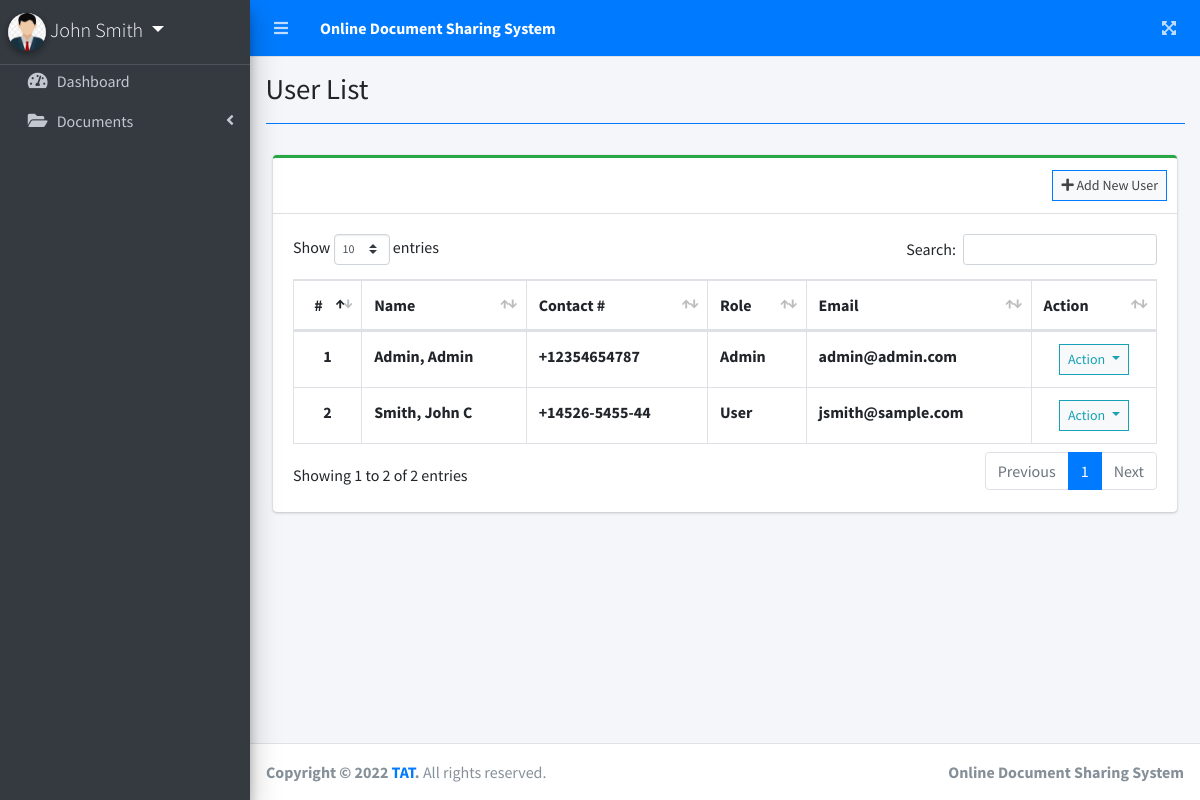
Screenshot of /index.php?page=user_list (signed in) with the database file from the repository.
### tables this page shows
CREATE TABLE `users` (
  `id` int(30) NOT NULL,
  `firstname` varchar(200) NOT NULL,
  `lastname` varchar(200) NOT NULL,
  `middlename` varchar(200) NOT NULL,
  `contact` varchar(100) NOT NULL,
  `address` text NOT NULL,
  `email` varchar(200) NOT NULL,
  `password` text NOT NULL,
  `type` tinyint(1) NOT NULL DEFAULT 2 COMMENT '1=Admin,2= users',
  `avatar` text NOT NULL,
  `date_created` datetime NOT NULL DEFAULT current_timestamp()
);

### user_list.php (the view, shortened to what this page needs)
<?php include'db_connect.php' ?>
<div class="col-lg-12">
	<div class="card card-outline card-success">
		<div class="card-header">
			<div class="card-tools">
				<a class="btn btn-block btn-sm btn-default btn-flat border-primary" href="./index.php?page=new_user"><i class="fa fa-plus"></i> Add New User</a>
			</div>
		</div>
		<div class="card-body">
			<table class="table tabe-hover table-bordered" id="list">
				<thead>
					<tr>
						<th class="text-center">#</th>
						<th>Name</th>
						<th>Contact #</th>
						<th>Role</th>
						<th>Email</th>
						<th>Action</th>
					</tr>
				</thead>
				<tbody>
					<?php
					$i = 1;
					$type = array('',"Admin","User");
					$qry = $conn->query("SELECT *,concat(lastname,', ',firstname,' ',middlename) as name FROM users order by concat(lastname,', ',firstname,' ',middlename) asc");
					while($row= $qry->fetch_assoc()):
					?>
					<tr>
						<th class="text-center"><?php echo $i++ ?></th>
						<td><b><?php echo ucwords($row['name']) ?></b></td>
						<td><b><?php echo $row['contact'] ?></b></td>
						<td><b><?php echo $type[$row['type']] ?></b></td>
						<td><b><?php echo $row['email'] ?></b></td>
						<td class="text-center">
							<button type="button" class="btn btn-default btn-sm btn-flat border-info wave-effect text-info dropdown-toggle" data-toggle="dropdown" aria-expanded="true">
		                      Action
		                    </button>
						</td>
					</tr>
				<?php endwhile; ?>
				</tbody>
			</table>
		</div>
	</div>
</div>

### index.php (shortened to what this page needs)
<!DOCTYPE html>
<html lang="en">
<?php
	include 'header.php'
?>
<body class="hold-transition sidebar-mini layout-fixed layout-navbar-fixed layout-footer-fixed">
<div class="wrapper">
  <?php include 'topbar.php' ?>
  <?php include 'sidebar.php' ?>
  <div class="content-wrapper">
    <div class="content-header">
      <div class="container-fluid">
        <div class="row mb-2">
          <div class="col-sm-6">
            <h1 class="m-0"><?php echo $title ?></h1>
          </div>
        </div>
            <hr class="border-primary">
      </div>
    </div>
    <section class="content">
      <div class="container-fluid">
         <?php
          $page = isset($_GET['page']) ? $_GET['page'] : 'home';
          include $page.'.php';
          ?>
      </div>
    </section>
  </div>
  <footer class="main-footer">
    <strong>Copyright &copy; 2022 <a href="https://github.com/T-AT">TAT</a>.</strong>
    All rights reserved.
    <div class="float-right d-none d-sm-inline-block">
      <b>Online Document Sharing System</b>
    </div>
  </footer>
</div>
</body>
</html>

### header.php (shortened to what this page needs)
<head>
  <?php
  $title = isset($_GET['page']) ? ucwords(str_replace("_", ' ', $_GET['page'])) : "Home";
  ?>
  <link rel="stylesheet" href="assets/plugins/fontawesome-free/css/all.min.css">
  <link rel="stylesheet" href="assets/plugins/overlayScrollbars/css/OverlayScrollbars.min.css">
  <link rel="stylesheet" href="assets/plugins/datatables-bs4/css/dataTables.bootstrap4.min.css">
  <link rel="stylesheet" href="assets/plugins/datatables-responsive/css/responsive.bootstrap4.min.css">
  <link rel="stylesheet" href="assets/plugins/datatables-buttons/css/buttons.bootstrap4.min.css">
  <link rel="stylesheet" href="assets/plugins/select2/css/select2.min.css">
  <link rel="stylesheet" href="assets/plugins/select2-bootstrap4-theme/select2-bootstrap4.min.css">
  <link rel="stylesheet" href="assets/plugins/sweetalert2-theme-bootstrap-4/bootstrap-4.min.css">
  <link rel="stylesheet" href="assets/plugins/toastr/toastr.min.css">
  <link rel="stylesheet" href="assets/plugins/dropzone/min/dropzone.min.css">
  <link rel="stylesheet" href="assets/plugins/icheck-bootstrap/icheck-bootstrap.min.css">
  <link rel="stylesheet" href="assets/dist/css/adminlte.min.css">
  <link rel="stylesheet" href="assets/dist/css/styles.css">
  <link rel="stylesheet" href="assets/plugins/summernote/summernote-bs4.min.css">
</head>

### topbar.php
<nav class="main-header navbar navbar-expand navbar-primary navbar-dark ">
  <ul class="navbar-nav">
    <?php if(isset($_SESSION['login_id'])): ?>
    <li class="nav-item">
      <a class="nav-link" data-widget="pushmenu" href="" role="button"><i class="fas fa-bars"></i></a>
    </li>
  <?php endif; ?>
    <li>
      <a class="nav-link text-white"  href="./" role="button"> <large><b>Online Document Sharing System</b></large></a>
    </li>
  </ul>
  <ul class="navbar-nav ml-auto">
    <li class="nav-item">
      <a class="nav-link" data-widget="fullscreen" href="#" role="button">
        <i class="fas fa-expand-arrows-alt"></i>
      </a>
    </li>
  </ul>
</nav>

### sidebar.php (shortened to what this page needs)
<aside class="main-sidebar sidebar-dark-primary elevation-4">
  <div class="dropdown">
 	<a href="javascript:void(0)" class="brand-link dropdown-toggle" data-toggle="dropdown" aria-expanded="true">
      <?php if(empty($_SESSION['login_avatar'])): ?>
      <span class="brand-image img-circle elevation-3 d-flex justify-content-center align-items-center bg-primary text-white font-weight-500" style="width: 38px;height:50px"><?php echo strtoupper(substr($_SESSION['login_firstname'], 0,1).substr($_SESSION['login_lastname'], 0,1)) ?></span>
      <?php else: ?>
        <span class="image">
          <img src="assets/uploads/<?php echo $_SESSION['login_avatar'] ?>" style="width: 38px;height:38px" class="img-circle elevation-2" alt="User Image">
        </span>
      <?php endif; ?>
      <span class="brand-text font-weight-light"><?php echo ucwords($_SESSION['login_firstname'].' '.$_SESSION['login_lastname']) ?></span>
    </a>
  </div>
  <div class="sidebar">
    <nav class="mt-2">
      <ul class="nav nav-pills nav-sidebar flex-column nav-flat" data-widget="treeview" role="menu" data-accordion="false">
        <li class="nav-item dropdown">
          <a href="./" class="nav-link nav-home">
            <i class="nav-icon fas fa-tachometer-alt"></i>
            <p>
              Dashboard
            </p>
          </a>
        </li>
      <?php if($_SESSION['login_type'] == 1): ?>
        <li class="nav-item">
          <a href="#" class="nav-link nav-edit_user">
            <i class="nav-icon fas fa-users"></i>
            <p>
              Users
              <i class="right fas fa-angle-left"></i>
            </p>
          </a>
          <ul class="nav nav-treeview">
            <li class="nav-item">
              <a href="./index.php?page=new_user" class="nav-link nav-new_user tree-item">
                <i class="fas fa-angle-right nav-icon"></i>
                <p>Add New</p>
              </a>
            </li>
            <li class="nav-item">
              <a href="./index.php?page=user_list" class="nav-link nav-user_list tree-item">
                <i class="fas fa-angle-right nav-icon"></i>
                <p>List</p>
              </a>
            </li>
          </ul>
        </li>
        <li class="nav-item">
          <a href="#" class="nav-link nav-is-tree nav-edit_document nav-view_document">
            <i class="nav-icon fa fa-folder-open"></i>
            <p>
              Documents
              <i class="right fas fa-angle-left"></i>
            </p>
          </a>
          <ul class="nav nav-treeview">
            <li class="nav-item">
              <a href="./index.php?page=new_document" class="nav-link nav-new_document tree-item">
                <i class="fas fa-angle-right nav-icon"></i>
                <p>Add New</p>
              </a>
            </li>
            <li class="nav-item">
              <a href="./index.php?page=document_list" class="nav-link nav-document_list tree-item">
                <i class="fas fa-angle-right nav-icon"></i>
                <p>List</p>
              </a>
            </li>
          </ul>
        </li>
      <?php else: ?>
        <li class="nav-item">
          <a href="#" class="nav-link nav-is-tree nav-edit_document nav-view_document">
            <i class="nav-icon fa fa-folder-open"></i>
            <p>
              Documents
              <i class="right fas fa-angle-left"></i>
            </p>
          </a>
        </li>
      <?php endif; ?>
      </ul>
    </nav>
  </div>
</aside>

### rows the page displays
users: name "Admin, Admin", contact "+12354654787", type "Admin", email "admin@admin.com"
users: name "Smith, John C", contact "+14526-5455-44", type "User", email "jsmith@sample.com"

### other values shown
$_SESSION['login_firstname'].' '.$_SESSION['login_lastname'] "John Smith"
$title "User List"
